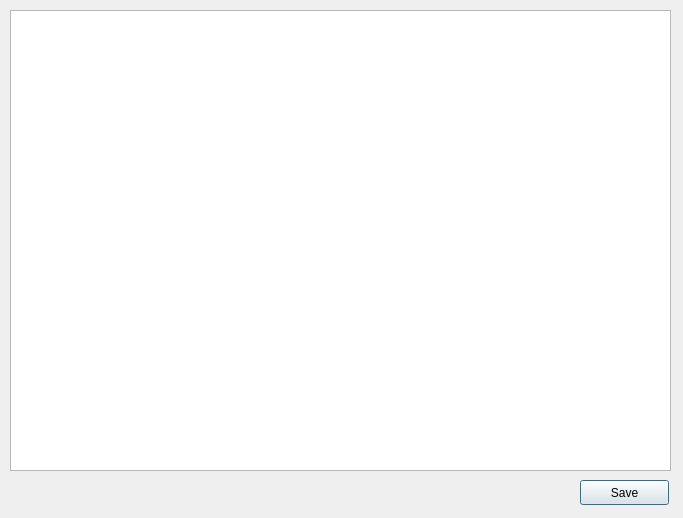
<?xml version="1.0" encoding="UTF-8"?>
<ui version="4.0">
 <class>Dialog</class>
 <widget class="QDialog" name="Dialog">
  <property name="geometry">
   <rect>
    <x>0</x>
    <y>0</y>
    <width>683</width>
    <height>518</height>
   </rect>
  </property>
  <property name="windowTitle">
   <string>Dialog</string>
  </property>
  <widget class="QPushButton" name="pushButton">
   <property name="geometry">
    <rect>
     <x>580</x>
     <y>480</y>
     <width>89</width>
     <height>25</height>
    </rect>
   </property>
   <property name="text">
    <string>Save</string>
   </property>
  </widget>
  <widget class="QPlainTextEdit" name="plainTextEdit">
   <property name="geometry">
    <rect>
     <x>10</x>
     <y>10</y>
     <width>661</width>
     <height>461</height>
    </rect>
   </property>
  </widget>
 </widget>
 <resources/>
 <connections/>
</ui>
